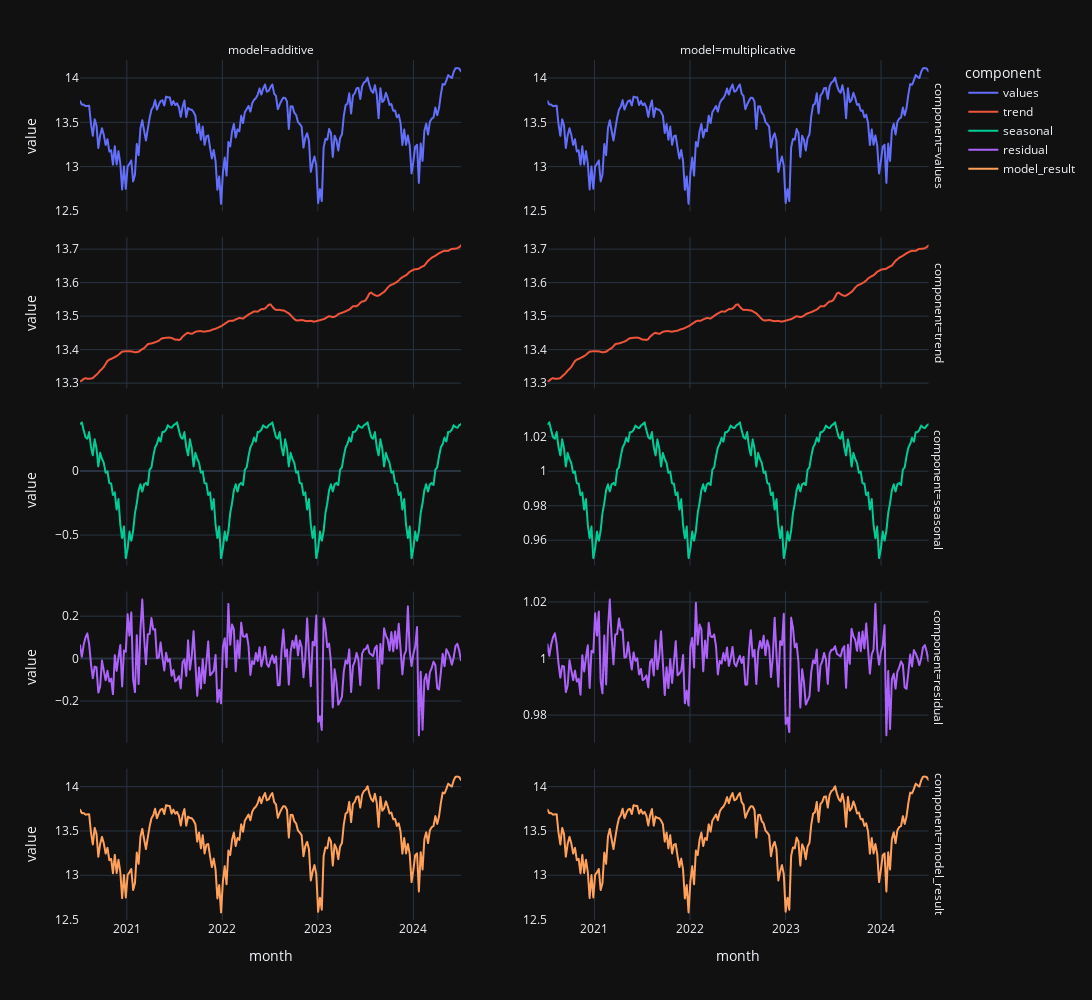

The notebook cell this image was saved under:
### Code cell
PERIODS = 52

utils.plot_decomposition_comparison(df["values_log"], period=PERIODS)

### Figure 1 — Plotly figure (JSON) as saved in the notebook; plotly's stock layout.template omitted (floating-point values rounded to 4 significant figures; data arrays with more than 128 entries replaced by an {"elided": "..."} marker saying what was removed)
{"data": [{"hovertemplate": "component=values<br>model=additive<br>month=%{x}<br>value=%{y}<extra></extra>", "legendgroup": "values", "line": {"color": "#636efa", "dash": "solid"}, "marker": {"symbol": "circle"}, "mode": "lines", "name": "values", "showlegend": true, "type": "scattergl", "x": {"elided": "209 str values"}, "xaxis": "x9", "y": {"elided": "209 float values"}, "yaxis": "y9"}, {"hovertemplate": "component=values<br>model=multiplicative<br>month=%{x}<br>value=%{y}<extra></extra>", "legendgroup": "values", "line": {"color": "#636efa", "dash": "solid"}, "marker": {"symbol": "circle"}, "mode": "lines", "name": "values", "showlegend": false, "type": "scattergl", "x": {"elided": "209 str values"}, "xaxis": "x10", "y": {"elided": "209 float values"}, "yaxis": "y10"}, {"hovertemplate": "component=trend<br>model=additive<br>month=%{x}<br>value=%{y}<extra></extra>", "legendgroup": "trend", "line": {"color": "#EF553B", "dash": "solid"}, "marker": {"symbol": "circle"}, "mode": "lines", "name": "trend", "showlegend": true, "type": "scattergl", "x": {"elided": "209 str values"}, "xaxis": "x7", "y": {"elided": "209 float values"}, "yaxis": "y7"}, {"hovertemplate": "component=trend<br>model=multiplicative<br>month=%{x}<br>value=%{y}<extra></extra>", "legendgroup": "trend", "line": {"color": "#EF553B", "dash": "solid"}, "marker": {"symbol": "circle"}, "mode": "lines", "name": "trend", "showlegend": false, "type": "scattergl", "x": {"elided": "209 str values"}, "xaxis": "x8", "y": {"elided": "209 float values"}, "yaxis": "y8"}, {"hovertemplate": "component=seasonal<br>model=additive<br>month=%{x}<br>value=%{y}<extra></extra>", "legendgroup": "seasonal", "line": {"color": "#00cc96", "dash": "solid"}, "marker": {"symbol": "circle"}, "mode": "lines", "name": "seasonal", "showlegend": true, "type": "scattergl", "x": {"elided": "209 str values"}, "xaxis": "x5", "y": {"elided": "209 float values"}, "yaxis": "y5"}, {"hovertemplate": "component=seasonal<br>model=multiplicative<br>month=%{x}<br>value=%{y}<extra></extra>", "legendgroup": "seasonal", "line": {"color": "#00cc96", "dash": "solid"}, "marker": {"symbol": "circle"}, "mode": "lines", "name": "seasonal", "showlegend": false, "type": "scattergl", "x": {"elided": "209 str values"}, "xaxis": "x6", "y": {"elided": "209 float values"}, "yaxis": "y6"}, {"hovertemplate": "component=residual<br>model=additive<br>month=%{x}<br>value=%{y}<extra></extra>", "legendgroup": "residual", "line": {"color": "#ab63fa", "dash": "solid"}, "marker": {"symbol": "circle"}, "mode": "lines", "name": "residual", "showlegend": true, "type": "scattergl", "x": {"elided": "209 str values"}, "xaxis": "x3", "y": {"elided": "209 float values"}, "yaxis": "y3"}, {"hovertemplate": "component=residual<br>model=multiplicative<br>month=%{x}<br>value=%{y}<extra></extra>", "legendgroup": "residual", "line": {"color": "#ab63fa", "dash": "solid"}, "marker": {"symbol": "circle"}, "mode": "lines", "name": "residual", "showlegend": false, "type": "scattergl", "x": {"elided": "209 str values"}, "xaxis": "x4", "y": {"elided": "209 float values"}, "yaxis": "y4"}, {"hovertemplate": "component=model_result<br>model=additive<br>month=%{x}<br>value=%{y}<extra></extra>", "legendgroup": "model_result", "line": {"color": "#FFA15A", "dash": "solid"}, "marker": {"symbol": "circle"}, "mode": "lines", "name": "model_result", "showlegend": true, "type": "scattergl", "x": {"elided": "209 str values"}, "xaxis": "x", "y": {"elided": "209 float values"}, "yaxis": "y"}, {"hovertemplate": "component=model_result<br>model=multiplicative<br>month=%{x}<br>value=%{y}<extra></extra>", "legendgroup": "model_result", "line": {"color": "#FFA15A", "dash": "solid"}, "marker": {"symbol": "circle"}, "mode": "lines", "name": "model_result", "showlegend": false, "type": "scattergl", "x": {"elided": "209 str values"}, "xaxis": "x2", "y": {"elided": "209 float values"}, "yaxis": "y2"}], "layout": {"annotations": [{"font": {}, "showarrow": false, "text": "model=additive", "x": 0.22, "xanchor": "center", "xref": "paper", "y": 1, "yanchor": "bottom", "yref": "paper"}, {"font": {}, "showarrow": false, "text": "model=multiplicative", "x": 0.76, "xanchor": "center", "xref": "paper", "y": 1, "yanchor": "bottom", "yref": "paper"}, {"font": {}, "showarrow": false, "text": "component=model_result", "textangle": 90, "x": 0.98, "xanchor": "left", "xref": "paper", "y": 0.088, "yanchor": "middle", "yref": "paper"}, {"font": {}, "showarrow": false, "text": "component=residual", "textangle": 90, "x": 0.98, "xanchor": "left", "xref": "paper", "y": 0.294, "yanchor": "middle", "yref": "paper"}, {"font": {}, "showarrow": false, "text": "component=seasonal", "textangle": 90, "x": 0.98, "xanchor": "left", "xref": "paper", "y": 0.5, "yanchor": "middle", "yref": "paper"}, {"font": {}, "showarrow": false, "text": "component=trend", "textangle": 90, "x": 0.98, "xanchor": "left", "xref": "paper", "y": 0.706, "yanchor": "middle", "yref": "paper"}, {"font": {}, "showarrow": false, "text": "component=values", "textangle": 90, "x": 0.98, "xanchor": "left", "xref": "paper", "y": 0.912, "yanchor": "middle", "yref": "paper"}], "height": 1000, "legend": {"title": {"text": "component"}, "tracegroupgap": 0}, "margin": {"t": 60}, "width": 1500, "xaxis": {"anchor": "y", "domain": [0, 0.44], "title": {"text": "month"}}, "xaxis10": {"anchor": "y10", "domain": [0.54, 0.98], "matches": "x", "showticklabels": false}, "xaxis2": {"anchor": "y2", "domain": [0.54, 0.98], "matches": "x", "title": {"text": "month"}}, "xaxis3": {"anchor": "y3", "domain": [0, 0.44], "matches": "x", "showticklabels": false}, "xaxis4": {"anchor": "y4", "domain": [0.54, 0.98], "matches": "x", "showticklabels": false}, "xaxis5": {"anchor": "y5", "domain": [0, 0.44], "matches": "x", "showticklabels": false}, "xaxis6": {"anchor": "y6", "domain": [0.54, 0.98], "matches": "x", "showticklabels": false}, "xaxis7": {"anchor": "y7", "domain": [0, 0.44], "matches": "x", "showticklabels": false}, "xaxis8": {"anchor": "y8", "domain": [0.54, 0.98], "matches": "x", "showticklabels": false}, "xaxis9": {"anchor": "y9", "domain": [0, 0.44], "matches": "x", "showticklabels": false}, "yaxis": {"anchor": "x", "domain": [0, 0.176], "showticklabels": true, "title": {"text": "value"}}, "yaxis10": {"anchor": "x10", "domain": [0.824, 1], "showticklabels": true}, "yaxis2": {"anchor": "x2", "domain": [0, 0.176], "showticklabels": true}, "yaxis3": {"anchor": "x3", "domain": [0.206, 0.382], "showticklabels": true, "title": {"text": "value"}}, "yaxis4": {"anchor": "x4", "domain": [0.206, 0.382], "showticklabels": true}, "yaxis5": {"anchor": "x5", "domain": [0.412, 0.588], "showticklabels": true, "title": {"text": "value"}}, "yaxis6": {"anchor": "x6", "domain": [0.412, 0.588], "showticklabels": true}, "yaxis7": {"anchor": "x7", "domain": [0.618, 0.794], "showticklabels": true, "title": {"text": "value"}}, "yaxis8": {"anchor": "x8", "domain": [0.618, 0.794], "showticklabels": true}, "yaxis9": {"anchor": "x9", "domain": [0.824, 1], "showticklabels": true, "title": {"text": "value"}}}}
